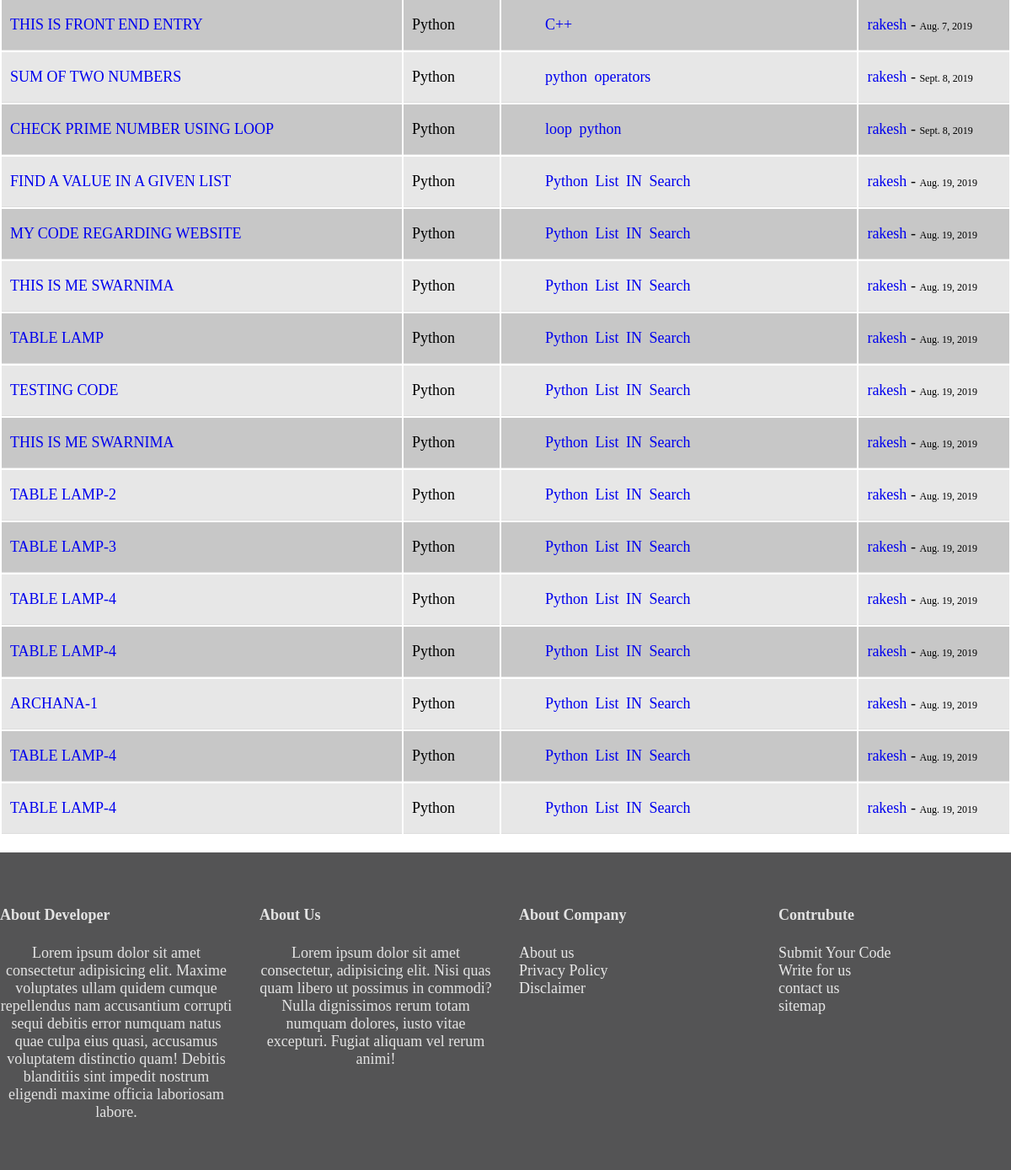
Before: /user/1/ (lower part) with the older database file.
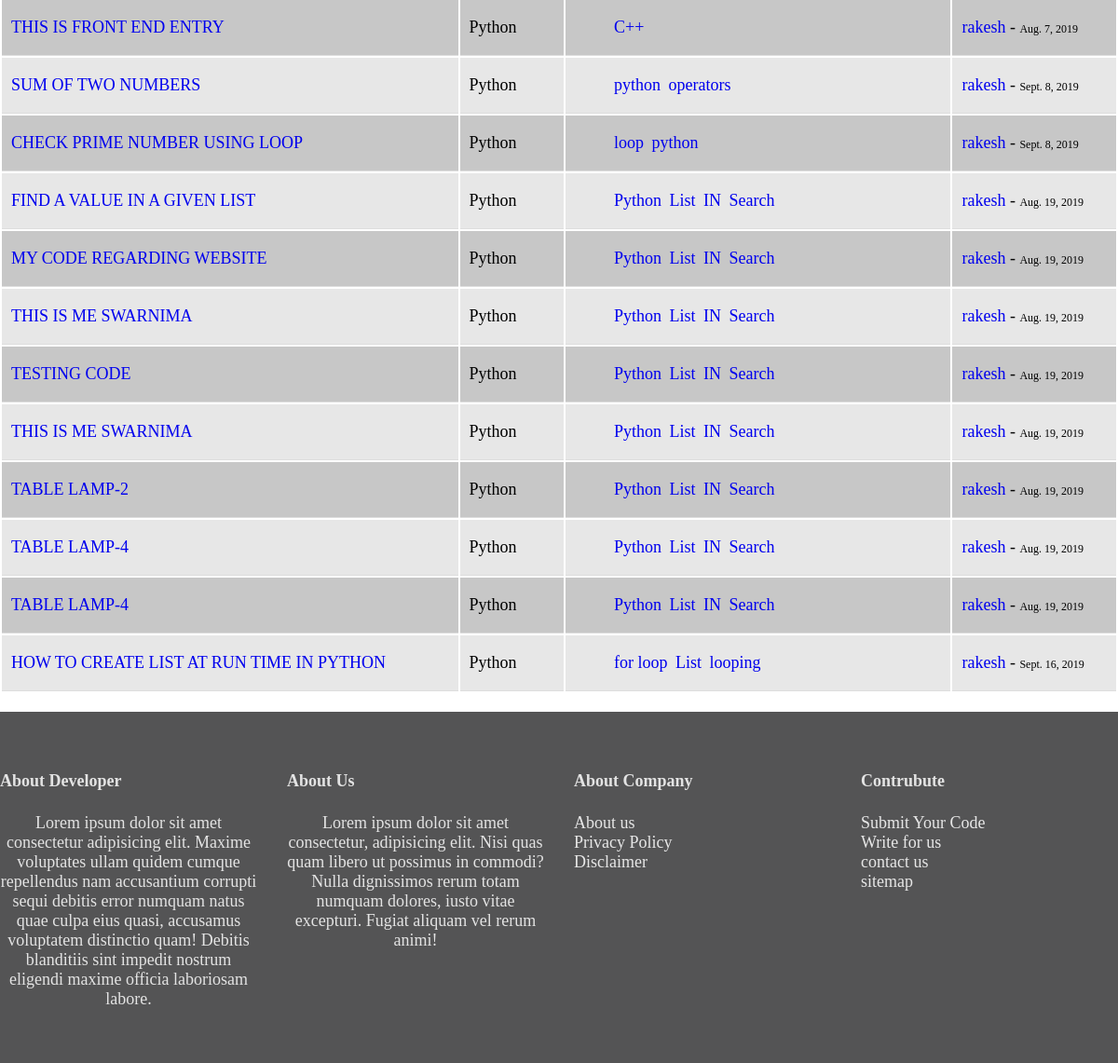
After: the same page with the newer database file.
### library/models.py (models this page shows, shortened)
class code(models.Model):
    STATUS = [('Dr', 'Draft'), ('Pub', 'Published')]
    language = models.ForeignKey('language', on_delete=models.CASCADE)
    title = models.CharField(max_length=250)
    code = models.TextField()
    keywords = TaggableManager()
    status = models.CharField(max_length=20, choices=STATUS, default='Dr')
    submitted_on = models.DateField(auto_now=True)
    updated_on = models.DateField(auto_now=False)
    author = models.ForeignKey(User, default=1, on_delete=models.CASCADE)

class language(models.Model):
    language = models.CharField(max_length=30)
    def __str__(self):
        return self.language

### library/views.py (the view)
# urls.py: path('user/<int:pk>/', authorView, name="authorList"),
def authorView(request, pk=None):
    posts = code.objects.all().filter(author_id__in=[pk])
    return render(request, 'library/home.html', {'posts': posts})

### library/templates/library/home.html (shortened to what this page needs)
{% extends 'library/base.html' %}
    {% block content %}
    <div style="overflow-x:auto;">
        <table>
            {% for post in posts %}
                <tr>
                    <td> <a href="{% url 'singlecode' post.id %}"> {{post.title|upper}} </td>
                    <td> {{post.language}} </td>
                    <td>
                        <ul class="tags">
                                {% for tag in post.keywords.all %}
                                    <li><a href ="{% url 'taglist' tag.slug %}">{{ tag.name }}</a></li>
                                {% endfor %}
                            </ul>
                        </td>
                    <td><a href="{% url 'authorList' post.author_id %}"> {{post.author}} </a> - <span style="font-size:12px;">{{post.updated_on}}</span> </td>
                </tr>
            {% endfor%}
        </table>
    </div>
{% endblock %}

### library/templates/library/base.html (shortened to what this page needs)
{% load static %}
<!DOCTYPE html>
<html lang="en">
  <head>
    <link rel="stylesheet" href="{% static 'css/style.css' %}" />
  </head>
  <body>
    <div class="container">
      <div class="code">
        {% block content %} {% endblock content %}
      </div>
    </div>
    <footer id="footer">
      <div class="container">
        <div class="footer-widget">
          <h4>About Developer</h4>
          <p>
            Lorem ipsum dolor sit amet consectetur adipisicing elit. Maxime
            voluptates ullam quidem cumque repellendus nam accusantium corrupti
            sequi debitis error numquam natus quae culpa eius quasi, accusamus
            voluptatem distinctio quam! Debitis blanditiis sint impedit nostrum
            eligendi maxime officia laboriosam labore.
          </p>
        </div>
        <div class="footer-widget">
          <h4>About Us</h4>
          <p>
            Lorem ipsum dolor sit amet consectetur, adipisicing elit. Nisi quas
            quam libero ut possimus in commodi? Nulla dignissimos rerum totam
            numquam dolores, iusto vitae excepturi. Fugiat aliquam vel rerum
            animi!
          </p>
        </div>
        <div class="footer-widget">
          <h4>About Company</h4>
          <ul>
            <li><a href="{% url 'aboutus' %}">About us</a></li>
            <li><a href="{% url 'privacy' %}">Privacy Policy</a></li>
            <li><a href="{% url 'disclaimer' %}">Disclaimer</a></li>
          </ul>
        </div>
        <div class="footer-widget">
          <h4>Contrubute</h4>
          <ul>
            <li><a href="{% url 'submit_code' %}">Submit Your Code</a></li>
            <li><a href="{% url 'write' %}">Write for us</a></li>
            <li><a href="{% url 'contact_us' %}">contact us</a></li>
            <li>
              <a href="{% url 'django.contrib.sitemaps.views.sitemap' %}"
                >sitemap</a
              >
            </li>
          </ul>
        </div>
      </div>
    </footer>
  </body>
</html>

### library/static/css/style.css (style rules this page uses)
body { margin: 0; padding: 0; font-size: 18px; height: 100vh; }
table { width: 100vw; max-width: 1300px; }
th, td { border-bottom: 1px solid #ddd; }
tr:nth-child(odd) { background: #c7c7c7; }
tr:nth-child(even) { background: #e7e7e7; }
td { padding: 1px 10px; margin: 0; text-align: left; }
.container { display: flex; width: 100%; max-width: 1300px; margin: 0 auto; justify-content: space-between; }
.code { flex: 1; }
.code li { padding: 10px 0; }
footer { background: #545455; color: #999; padding: 40px 0; margin: 20px 0 0 0; }
#footer .container p { text-align: center; }
ul.tags { list-style-type: none; display: inline-block; }
ul.tags li { display: inline-block; padding: 0px 2px; }
.footer-widget { flex-basis: 23%; color: #e3e3e3; }
.footer-widget p { text-align: left; }
.footer-widget a { color: #e7e7e7; }
.footer-widget ul { list-style-type: none; margin-left: -40px; }

Changed rows visible on the page:
removed code: title "TABLE LAMP", language "Python", author "rakesh", updated_on "Aug. 19, 2019", Tag (name "Python"), Tag (name "List"), Tag (name "IN"), Tag (name "Search")
removed code: title "TABLE LAMP-3", language "Python", author "rakesh", updated_on "Aug. 19, 2019", Tag (name "Python"), Tag (name "List"), Tag (name "IN"), Tag (name "Search")
removed code: title "ARCHANA-1", language "Python", author "rakesh", updated_on "Aug. 19, 2019", Tag (name "Python"), Tag (name "List"), Tag (name "IN"), Tag (name "Search")
removed code: title "TABLE LAMP-4", language "Python", author "rakesh", updated_on "Aug. 19, 2019", Tag (name "Python"), Tag (name "List"), Tag (name "IN"), Tag (name "Search")
removed code: title "TABLE LAMP-4", language "Python", author "rakesh", updated_on "Aug. 19, 2019", Tag (name "Python"), Tag (name "List"), Tag (name "IN"), Tag (name "Search")
added code: title "HOW TO CREATE LIST AT RUN TIME IN PYTHON", language "Python", author "rakesh", updated_on "Sept. 16, 2019", Tag (name "List")
now on this page (row unchanged): Tag: name "for loop", shown under "HOW TO CREATE LIST AT RUN TIME IN PYTHON"
added Tag: name "looping", shown under "HOW TO CREATE LIST AT RUN TIME IN PYTHON"
